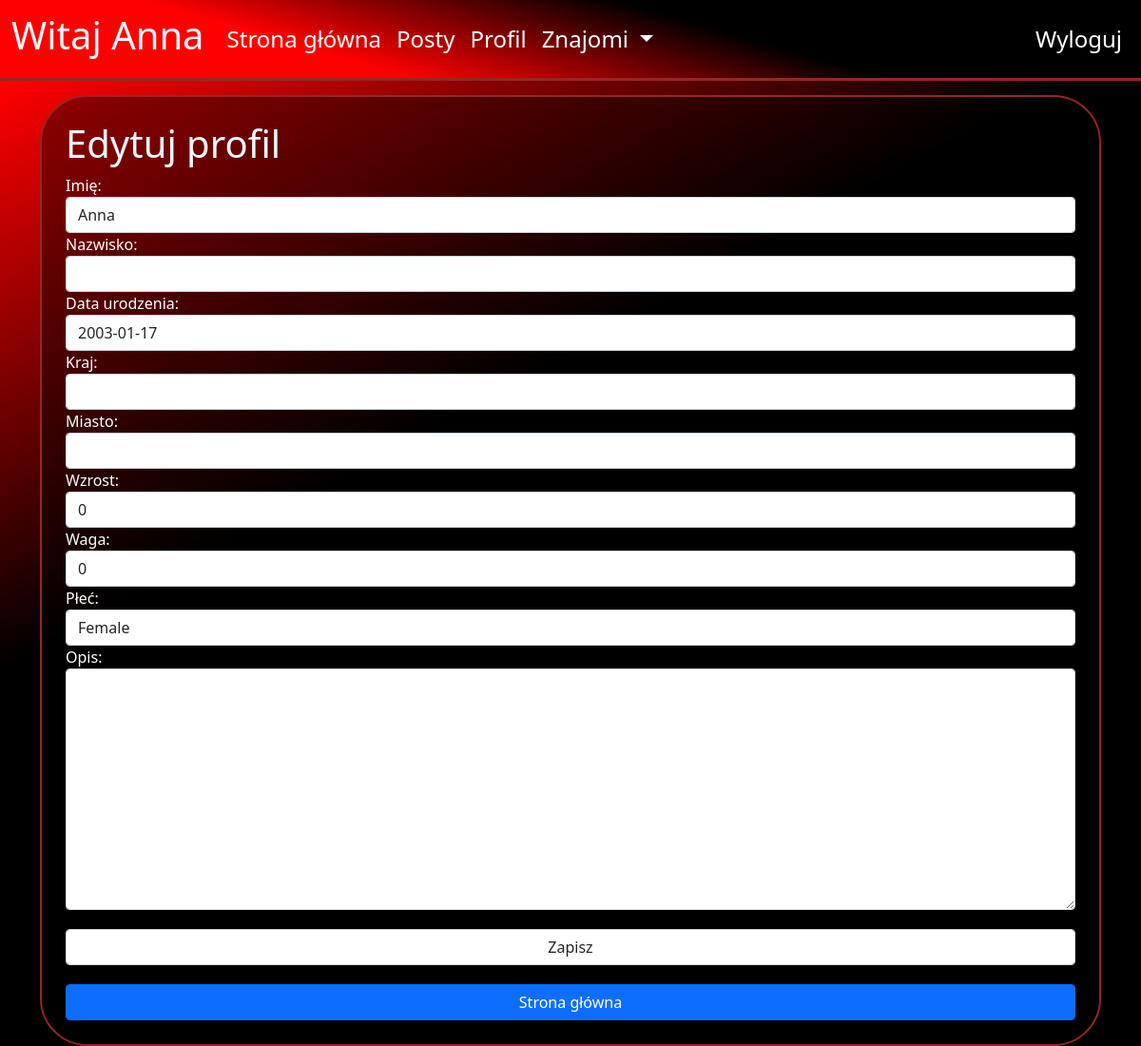
The app's page /profile/edit/10 (signed in), older data.
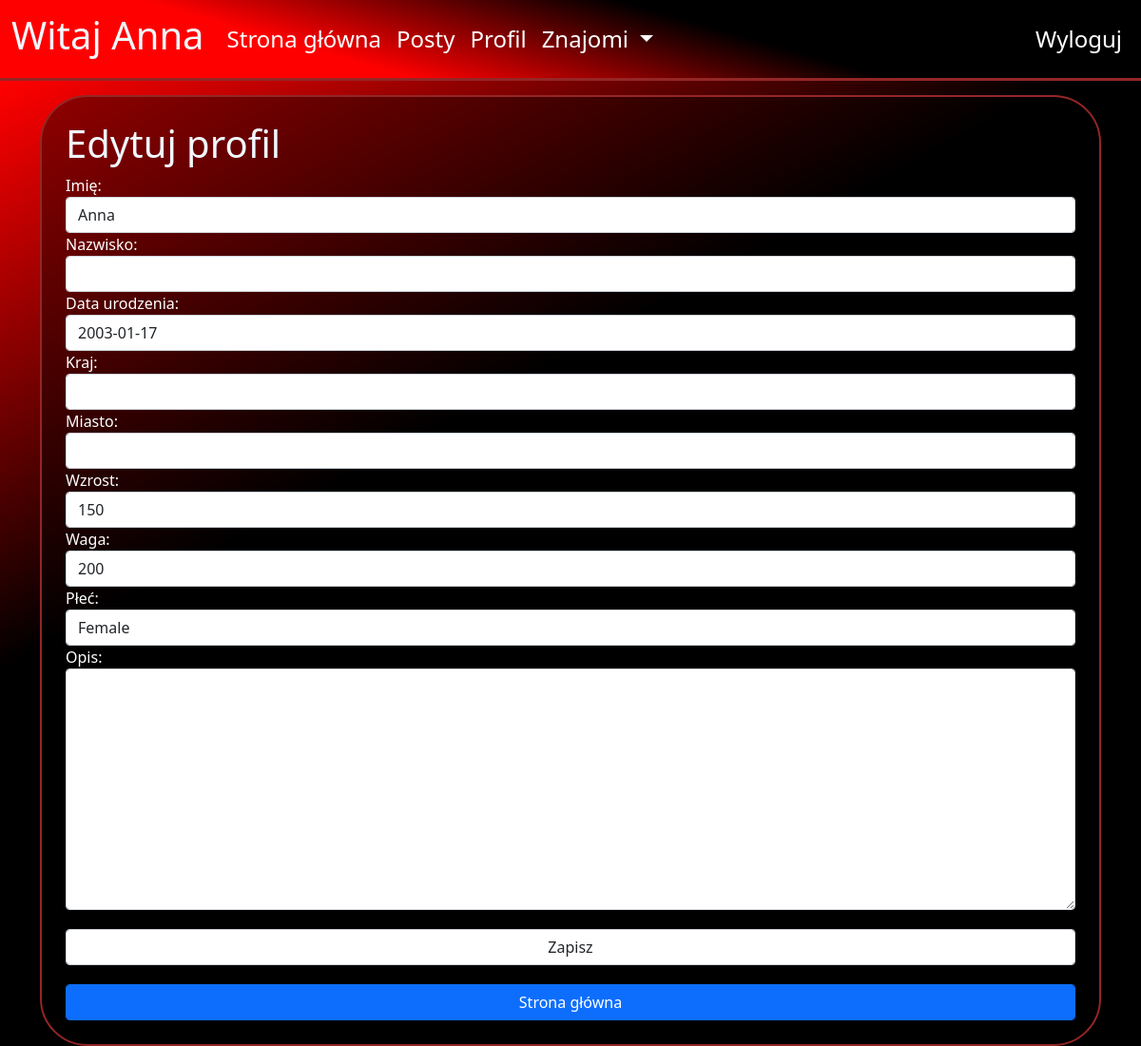
The same page, newer data.
### blog/models.py (models this page shows, shortened)
class Profile(models.Model):
    user = models.OneToOneField(User, null=True, on_delete=models.CASCADE)
    birth_date = models.DateField(blank=True,null=True)
    description = models.TextField(blank=True,null=True)
    first_name = models.CharField(blank=True, null=True, max_length=40)
    last_name = models.CharField(blank=True, null=True, max_length=40)
    country = models.CharField(blank=True, null=True, max_length=40)
    city = models.CharField(blank=True, null=True, max_length=40)
    height = models.DecimalField(blank=True,null=True, decimal_places=0, max_digits=120)
    weight = models.DecimalField(blank=True,null=True, decimal_places=0, max_digits=120)
    gender = models.CharField(blank=True,null=True, max_length=222)
    friends = models.ManyToManyField('self', blank=True)
    images = models.ManyToManyField("ProfileImage", related_name='+',blank=True)
    chats = models.ManyToManyField("ChatBox", related_name='+',blank=True)
    posts = models.ManyToManyField("Post", related_name='+',blank=True)
    def get_name(self):
        if self.first_name and self.last_name:
            return str(str(self.first_name)+" "+str(self.last_name)) #+" ("+str(self.user.username)+")"
        elif self.first_name:
            return self.first_name
        else:
            return self.user.username

### blog/views.py (the view, shortened to what this page needs)
# urls.py: path("profile/edit/<int:pk>", views.EditProfileView.as_view(), name="edit_profile"),
class EditProfileView(LoginRequiredMixin,View):
    login_url = '/login/'
    def get(self, request, pk):
        profile = Profile.objects.all().get(id=pk)
        if not profile == request.user.profile:
            return redirect('auth_error')
        form = EditProfileForm(
            initial={
            'first_name': profile.first_name,
            'last_name': profile.last_name,
            'birth_date': profile.birth_date,
            'country': profile.country,
            'city': profile.city,
            'height': profile.height,
            'weight': profile.weight,
            'gender': profile.gender,
            'description': profile.description,
            })
        context = {
            "profile":profile,
            'form': form,
        }
        return render(request, 'blog/edit_profile.html',context)

### blog/forms.py
class EditProfileForm(forms.Form):
    first_name = forms.CharField(max_length=30, required=False, label="Imię")
    last_name = forms.CharField(max_length=30, required=False, label="Nazwisko")
    birth_date = forms.DateField(widget=forms.DateInput, label="Data urodzenia")
    country = forms.CharField(max_length=30, required=False, label="Kraj")
    city = forms.CharField(max_length=30, required=False, label="Miasto")
    height = forms.DecimalField(max_value=300,min_value=0, required=False, label="Wzrost")
    weight = forms.DecimalField(max_value=300,min_value=0, required=False, label="Waga")
    CHOICES = [("Mężczyzna","Male"),("Kobieta","Female")]
    gender = forms.ChoiceField(widget=forms.Select, choices=CHOICES, required=False, label="Płeć")
    description = forms.CharField(max_length=400,widget=forms.Textarea, required=False, label="Opis")
    def __init__(self, *args, **kwargs):
        super(EditProfileForm, self).__init__(*args, **kwargs)
        for visible in self.visible_fields():
            visible.field.widget.attrs['class'] = 'form-control'

### blog/templates/blog/edit_profile.html (shortened to what this page needs)
{% extends "blog/base.html"%}
{%block content%}
<div class="container background_v1" style="color:white;">
<h1>Edytuj profil</h1>
<form method="post" action="{%url 'edit_profile' profile.id%}">
    {{form}}
    <button class="form-control" type="submit"
    style="margin-top:20px;">Zapisz</button>
</form>
<a href="{%url 'mainpage'%}"
class="form-control btn btn-primary"
style="margin-top:20px;">
Strona główna</a>
</div>
{% endblock %}

Row changes from the older to the newer data that the page shows:
changed Profile "Anna": height "0" → "150"; weight "0" → "200"
